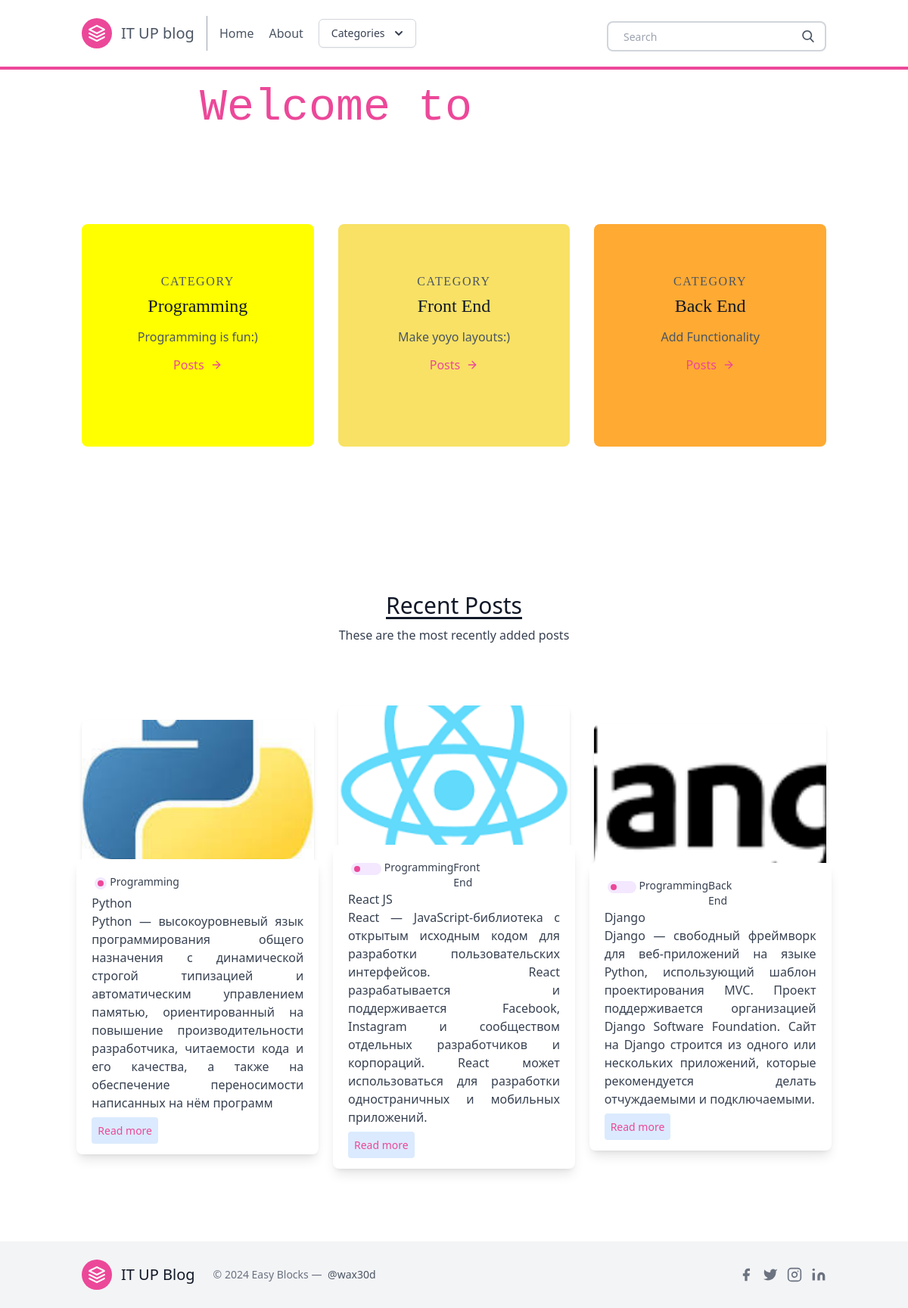
The page / on the database its author committed.
### posts/models.py (models this page shows, shortened)
class Category(models.Model):
    title = models.CharField(max_length=20)
    subtitle = models.CharField(max_length=20)
    slug = models.SlugField()
    thumbnail = models.ImageField()

class Post(models.Model):
    title = models.CharField(max_length=100)
    slug = models.SlugField()
    overview = models.TextField()
    timestamp = models.DateTimeField(auto_now_add=True)
    content = models.TextField()
    author = models.ForeignKey(Author, on_delete=models.CASCADE)
    thumbnail = models.ImageField()
    categories = models.ManyToManyField(Category)
    featured = models.BooleanField()

### posts/views.py (the view)
# urls.py: path('', homepage, name='homepage'),
def homepage(request):
    categories = Category.objects.all()[0:3]
    featured = Post.objects.filter(featured=True)
    latest = Post.objects.order_by('-timestamp')[0:3]
    context = {
        'object_list': featured,
        'latest': latest,
        'categories': categories,
    }
    return render(request, 'homepage.html', context)

### posts/templatetags/markdown_extras.py (called while the page is built)
@register.simple_tag
def get_categories():
    return Category.objects.all()[0:3]

### posts/templates/homepage.html (shortened to what this page needs)
{% extends 'base.html' %}
{% block content %}
    <div class="w-full bg-cover bg-center" >
      <div class="py-5 flex items-center justify-center h-full w-full">
        <h1 class="mb-2 font-mono text-4xl text-pink-500 md:text-6xl">
          Welcome to <br class="block md:hidden" />
          <span class="relative">
            <span class="h-20 pt-2 overflow-x-hidden whitespace-nowrap text-brand-accent">
              IT UP <span class="text-3xl md:text-5xl">👨🏻‍💻</span>
            </span>
            <span
              class="cursor absolute -bottom-0 left-0 -top-1 inline-block bg-white w-full animate-type will-change"
            ></span>
          </span>
        </h1>
      </div>
    </div>
    <section class="text-gray-600 body-font ">
        <div class="container px-5 py-24 mx-auto">
          <div class="flex flex-wrap -m-4">
            {% for category in categories %}
            <div class="p-4 lg:w-1/3">
              <div class="transition ease-in-out delay-150 bg-blue-500 hover:-translate-y-1 hover:scale-110 hover:bg-indigo-500 duration-300 w-full bg-cover bg-center bg-gray-300 rounded-lg " style="background-image: url('{{ category.thumbnail.url }}')">
                <div class="h-full bg-white-900 bg-opacity-40 hover:bg-opacity-70 transition duration-300 ease-in-out px-8 pt-16 pb-24 rounded-lg overflow-hidden text-center relative">
                <h2 class="tracking-widest text-1xl title-font font-serif text-black-800 mb-1">
                  CATEGORY</h2>
                <h1 class="title-font sm:text-2xl text-xl font-serif text-gray-900 mb-3">
                  {{ category.title }}</h1>
                <p class="leading-relaxed mb-3">
                  {{ category.subtitle }}</p>
                <a href="{% url 'postlist' category.slug %}" class="rounded-lg hover:bg-pink-200 text-pink-500 inline-flex items-center">
                  Posts
                  <svg class="w-4 h-4 ml-2" viewBox="0 0 24 24" stroke="currentColor" stroke-width="2" fill="none" stroke-linecap="round" stroke-linejoin="round">
                    <path d="M5 12h14"></path>
                    <path d="M12 5l7 7-7 7"></path>
                  </svg>
                </a>
              </div>
              </div>
            </div>
            {% endfor %}
          </div>
        </div>
    </section>
<section class="blog text-gray-700 body-font">
      <div class="container px-5 py-24 mx-auto">
        <div class="flex flex-wrap w-full mb-20 flex-col items-center text-center">
          <h1 class="sm:text-3xl text-2xl font-medium title-font mb-2 text-gray-900 underline underline-offset-4">
            Recent Posts</h1>
          <p class="lg:w-1/2 w-full leading-relaxed text-base">
            These are the most recently added posts</p>
        </div>
        <div class="flex flex-wrap sm:-m-4 -mx-4 -mb-10 -mt-4">
          {% for obj in object_list %}
          <div class="p-4 md:w-1/3 md:mb-0 mb-6 flex flex-col justify-center items-center max-w-sm mx-auto">
            <div class="bg-gray-300 h-56 w-full rounded-lg shadow-md bg-cover bg-center"
            style="background-image: url('{{ obj.thumbnail.url }}')">
          </div>
            <div class=" w-70 bg-white -mt-10 shadow-lg rounded-lg overflow-hidden p-5">
              <div class="header-content inline-flex ">
                <div class="category-badge flex-1  h-4 w-4 m rounded-full m-1 bg-purple-100">
                  <div class="h-2 w-2 rounded-full m-1 bg-pink-500 " ></div>
                </div>
                {% for category in obj.categories.all %}
                <div class="category-title flex-1 text-sm">
                  {{ category.title }}
                </div>
                {% endfor %}
              </div>
                <div class="title-post font-medium">
                {{ obj.title }}
                </div>
                <div class="summary-post text-base text-justify">
                  {{ obj.overview }}
                </div>
                <div class="mt-3">
                <a href="{% url 'post' obj.slug %}" class="bg-blue-100 text-pink-500 rounded p-2 text-sm ">
                  Read more
                </a>
              </div>
            </div>
          </div>
          {% endfor %}
        </div>
      </div>
</section>
{% endblock content %}

### posts/templates/base.html (shortened to what this page needs)
{% load static %}
<!doctype html>
<html>
  <head>
  <script src="https://cdn.tailwindcss.com"></script>
  </head>
  <body>
    {% include "navbar.html" %}
    {% block content %}
    {% endblock content %}
    {% include "footer.html" %}
  </body>
</html>

### posts/templates/navbar.html (shortened to what this page needs)
{% load markdown_extras %}
    <header class="border-b-4 border-pink-500 text-gray-600 body-font">
    <div class="container mx-auto flex flex-wrap p-5 flex-col md:flex-row items-center">
      <a class="flex title-font font-medium items-center text-gray-900 mb-4 md:mb-0">
        <svg xmlns="http://www.w3.org/2000/svg" fill="none" stroke="currentColor" stroke-linecap="round" stroke-linejoin="round" stroke-width="2" class="w-10 h-10 text-white p-2 bg-pink-500 rounded-full" viewBox="0 0 24 24">
          <path d="M12 2L2 7l10 5 10-5-10-5zM2 17l10 5 10-5M2 12l10 5 10-5"></path>
        </svg>
        <a href="{% url 'homepage' %}" class="ml-3 text-xl">
          IT UP blog</a>
      </a>
      <nav class="md:mr-auto md:ml-4 md:py-1 md:pl-4 md:border-l md:border-gray-400	flex flex-wrap items-center text-base justify-center">
        <a href="{% url 'homepage' %}" class="mr-5 hover:text-gray-900 rounded-lg hover:bg-green-200 inline-flex items-center">
          Home
        </a>
        <a href="{% url 'about' %}" class="mr-5 hover:text-gray-900 rounded-lg hover:bg-pink-200 inline-flex items-center">
          About
        </a>
<div x-data="{ open: false }" class="relative inline-block text-left">
  <div>
    <button @click="open = ! open" type="button" class="inline-flex justify-center w-full rounded-md border border-gray-300 shadow-sm px-4 py-2 bg-white text-sm font-medium text-gray-700 hover:bg-gray-50 focus:outline-none focus:ring-2 focus:ring-offset-2 focus:ring-offset-gray-100 focus:ring-indigo-500" id="menu-button" aria-expanded="true" aria-haspopup="true">
      Categories
      <svg class="-mr-1 ml-2 h-5 w-5" xmlns="http://www.w3.org/2000/svg" viewBox="0 0 20 20" fill="currentColor" aria-hidden="true">
        <path fill-rule="evenodd" d="M5.293 7.293a1 1 0 011.414 0L10 10.586l3.293-3.293a1 1 0 111.414 1.414l-4 4a1 1 0 01-1.414 0l-4-4a1 1 0 010-1.414z" clip-rule="evenodd" />
      </svg>
    </button>
  </div>
</div>
      </nav>
      <form action ="{% url 'search' %}" class ="search-form">
        <div class="pt-2 relative mx-auto text-gray-600">
          <input class="border-2 border-gray-300 bg-white h-10 px-5 pr-16 rounded-lg text-sm focus:outline-none"
            type="text" name="q" placeholder="Search">
          <button type="submit" class="absolute right-0 top-0 mt-5 mr-4">
          </button>
        </div>
      </form>
    </div>
    </header>

### posts/templates/footer.html
<footer>
    <div class="bg-gray-100">
      <div class="container px-5 py-6 mx-auto flex items-center sm:flex-row flex-col">
        <a class="flex title-font font-medium items-center md:justify-start justify-center text-gray-900">
          <svg xmlns="http://www.w3.org/2000/svg" fill="none" stroke="currentColor" stroke-linecap="round" stroke-linejoin="round" stroke-width="2" class="w-10 h-10 text-white p-2 bg-pink-500 rounded-full" viewBox="0 0 24 24">
            <path d="M12 2L2 7l10 5 10-5-10-5zM2 17l10 5 10-5M2 12l10 5 10-5"></path>
          </svg>
          <span class="ml-3 text-xl">IT UP Blog</span>
        </a>
        <p class="text-sm text-gray-500 sm:ml-6 sm:mt-0 mt-4">© 2024 Easy Blocks —
          <a href="https://t.me/wax30d" rel="noopener noreferrer" class="text-gray-600 ml-1" target="_blank">@wax30d</a>
        </p>
        <span class="inline-flex sm:ml-auto sm:mt-0 mt-4 justify-center sm:justify-start">
          <button class="text-gray-500">
            <svg fill="currentColor" stroke-linecap="round" stroke-linejoin="round" stroke-width="2" class="w-5 h-5" viewBox="0 0 24 24">
              <path d="M18 2h-3a5 5 0 00-5 5v3H7v4h3v8h4v-8h3l1-4h-4V7a1 1 0 011-1h3z"></path>
            </svg>
          </button>
          <button class="ml-3 text-gray-500">
            <svg fill="currentColor" stroke-linecap="round" stroke-linejoin="round" stroke-width="2" class="w-5 h-5" viewBox="0 0 24 24">
              <path d="M23 3a10.9 10.9 0 01-3.14 1.53 4.48 4.48 0 00-7.86 3v1A10.66 10.66 0 013 4s-4 9 5 13a11.64 11.64 0 01-7 2c9 5 20 0 20-11.5a4.5 4.5 0 00-.08-.83A7.72 7.72 0 0023 3z"></path>
            </svg>
          </button>
          <button class="ml-3 text-gray-500">
            <svg fill="none" stroke="currentColor" stroke-linecap="round" stroke-linejoin="round" stroke-width="2" class="w-5 h-5" viewBox="0 0 24 24">
              <rect width="20" height="20" x="2" y="2" rx="5" ry="5"></rect>
              <path d="M16 11.37A4 4 0 1112.63 8 4 4 0 0116 11.37zm1.5-4.87h.01"></path>
            </svg>
          </button>
          <button class="ml-3 text-gray-500">
            <svg fill="currentColor" stroke="currentColor" stroke-linecap="round" stroke-linejoin="round" stroke-width="0" class="w-5 h-5" viewBox="0 0 24 24">
              <path stroke="none" d="M16 8a6 6 0 016 6v7h-4v-7a2 2 0 00-2-2 2 2 0 00-2 2v7h-4v-7a6 6 0 016-6zM2 9h4v12H2z"></path>
              <circle cx="4" cy="4" r="2" stroke="none"></circle>
            </svg>
          </button>
        </span>
      </div>
    </div>
</footer>

### posts/templates/homepage.html (style rules this page uses)
.cursor::after { display: block; content: ''; position: absolute; width: 4px; height: 100%; background-color: #fff; animation: cursor .6s linear infinite alternate; will-change: opacity; }
.w-70 { width: 20rem; }

### rows shown on the page
Category: thumbnail (picture), title "Programming", subtitle "Programming is fun:)"
Category: thumbnail (picture), title "Front End", subtitle "Make yoyo layouts:)"
Category: thumbnail (picture), title "Back End", subtitle "Add Functionality"
Post: thumbnail (picture), title "Python", overview "Python — высокоуровневый язык программирования общего назначения с динамической строгой типизацией и автоматическим управлением памятью, ориентированный на повышение производительности разработчика, читаемости кода и его качества, а также на обеспечение переносимости написанных на нём программ"
Post: thumbnail (picture), title "React JS", overview "React — JavaScript-библиотека с открытым исходным кодом для разработки пользовательских интерфейсов. React разрабатывается и поддерживается Facebook, Instagram и сообществом отдельных разработчиков и корпораций. React может использоваться для разработки одностраничных и мобильных приложений."
Post: thumbnail (picture), title "Django", overview "Django — свободный фреймворк для веб-приложений на языке Python, использующий шаблон проектирования MVC. Проект поддерживается организацией Django Software Foundation. Сайт на Django строится из одного или нескольких приложений, которые рекомендуется делать отчуждаемыми и подключаемыми."
